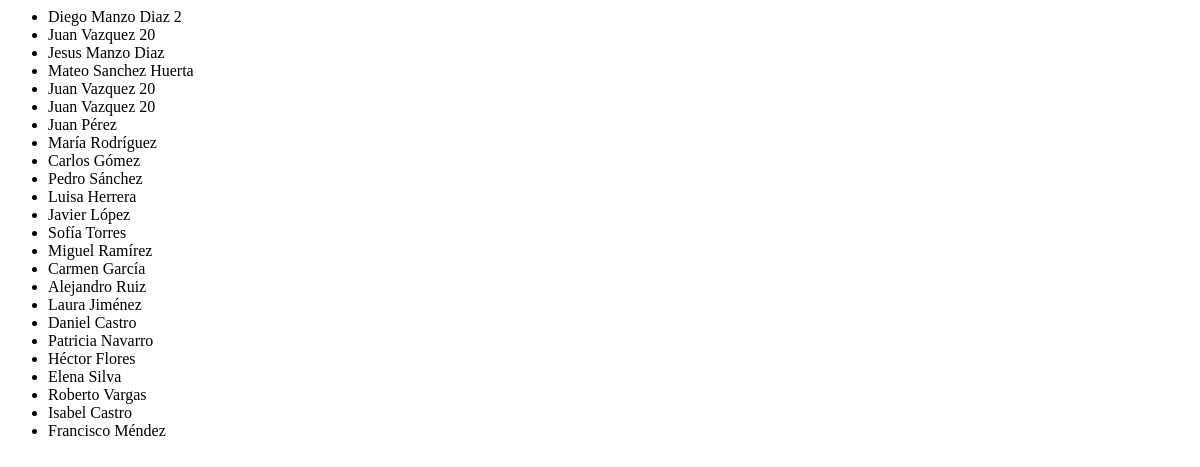
/clientes_search/, run on an earlier commit of the app's database.
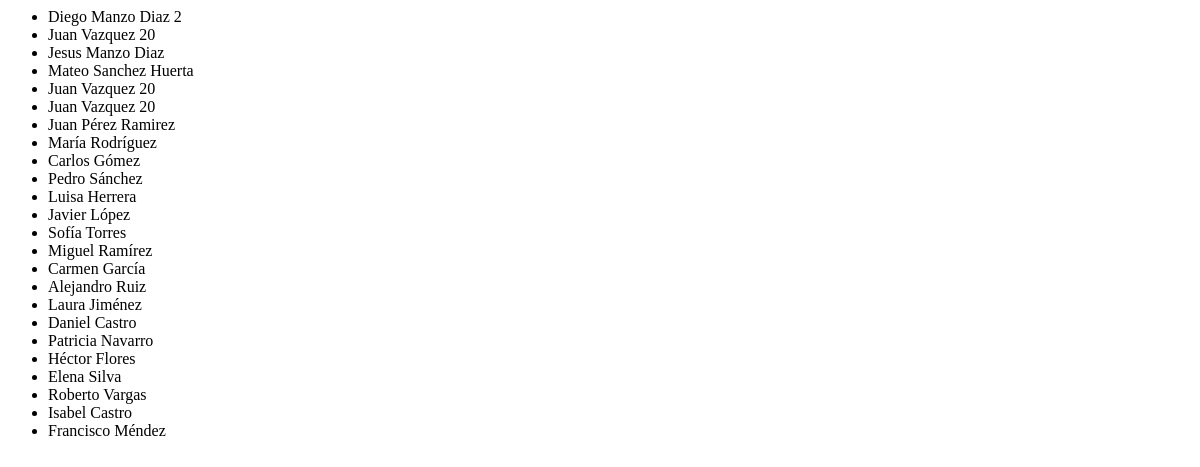
And on a later commit of the database.
### clientes/models.py (models this page shows, shortened)
class Cliente(models.Model):
    idcliente = models.AutoField(primary_key=True, unique=True, blank=False, null=False)
    nombrec = models.CharField(max_length=255, blank=False, null=False)
    telefenoc = models.CharField(max_length=20)
    usuarioc = models.CharField(max_length=50, unique=True, blank=False, null=False)
    passwordc = models.CharField(max_length=100, blank=False, null=False)
    edadc = models.IntegerField()
    localidad = models.CharField(max_length=100)
    imagensrc = models.URLField(max_length=200, blank=True, null=True)

### reservas/views.py (the view)
# urls.py: path('clientes_search/', views.clientes_search, name='clientes_search'),
def clientes_search(request):
  if request.method == 'GET':
    termino_busqueda = request.GET.get('search', '')
    clientes = Cliente.objects.filter(nombrec__icontains=termino_busqueda)  # Búsqueda insensible a mayúsculas/minúsculas
    contexto = {'clientes': clientes}
    return render(request, 'reservas/clientes_list.html', contexto)  # Plantilla para resultados filtrados
  else:
    return HttpResponseBadRequest('Método de solicitud inválido')

### reservas/templates/reservas/clientes_list.html (shortened to what this page needs)
<ul>
  {% for cliente in clientes %}
    <li>
      <div class="d-flex p-2 cliente-div" style="">
        <div class="container-fluid p-2"><span>{{ cliente.nombrec }}</span></div>
      </div>
    </li>
  {% endfor %}
</ul>

What changed in the data, as far as the page shows it:
changed Cliente: nombrec "Juan Pérez" → "Juan Pérez Ramirez"
